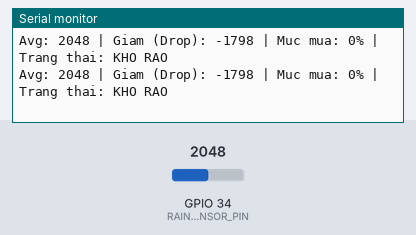
Recording of a sketch running on a simulated ESP32. Shown: the last lines printed to the serial monitor. The test bench sets the inputs (shaded band); at power-on: GPIO 34 (RAIN_SENSOR_PIN) = 2048 (analog values on the 0–4095 scale).

Above: at 1.7 s.
1.8 s: GPIO 34 (RAIN_SENSOR_PIN) set to 177
At 2.25 s:
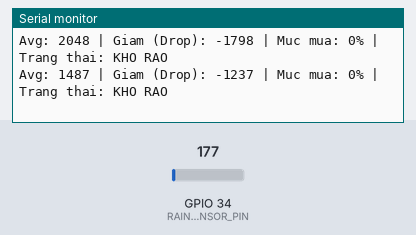
3.3 s: GPIO 34 (RAIN_SENSOR_PIN) set to 151
At 4.95 s:
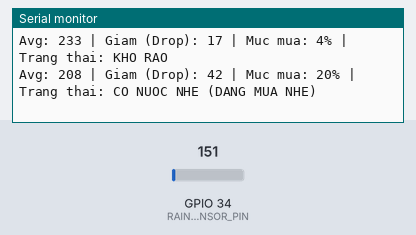
Timing chart, 0 to 6.5 s (numbered marks = the images above; inputs shaded):
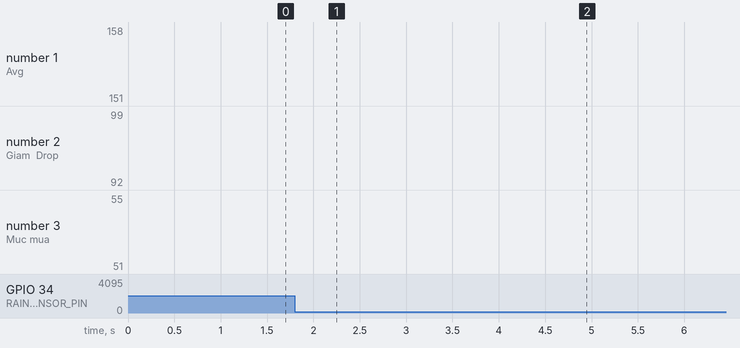

The sketch:

rain_sensor_code.ino
```cpp
const int RAIN_SENSOR_PIN = 34;

// --- HIEU CHINH CHO BUOI THUYET TRINH (XIT NHE NUOC) ---
// Gia tri Avg khi cam bien KHO RAO (so cao hon)
int dryAvg = 250;

// Gia tri Avg khi XIT NHE NUOC (so thap hon, dat cao hon 0 mot chut de nhay khi xit it)
int wetAvg = 80;

// Nguong phat hien mua tinh theo muc giam (drop = dryAvg - avgVal)
// Xit nhe drop tang len -> vuot qua RAIN_DROP_THRESHOLD se bao DANG MUA
const int RAIN_DROP_THRESHOLD = 35;

float smoothAvg = 0;
bool hasInit = false;

void setup() {
  Serial.begin(115200);
  delay(500);

  analogReadResolution(12);
  analogSetPinAttenuation(RAIN_SENSOR_PIN, ADC_11db);

  Serial.println("=== TEST CAM BIEN MUA MKE-S12 (XIT NUOC GIAM VE 0 = DANG MUA) ===");
}

void loop() {
  const int SAMPLES = 12;
  long sum = 0;

  for (int i = 0; i < SAMPLES; i++) {
    sum += analogRead(RAIN_SENSOR_PIN);
    delay(4);
  }

  int rawAvg = sum / SAMPLES;

  // Loc lam muot (EMA) de giam cac cu nhay so dot ngot
  if (!hasInit) {
    smoothAvg = rawAvg;
    hasInit = true;
  } else {
    smoothAvg = (0.7f * smoothAvg) + (0.3f * rawAvg);
  }

  int currentAvg = (int)round(smoothAvg);

  // Khi xit nuoc, currentAvg giam xuong -> drop (muc giam) tang len
  int drop = dryAvg - currentAvg;
  int span = max(1, dryAvg - wetAvg);

  int rainPercent = 0;
  if (drop > 10) {
    rainPercent = map(drop, 10, span, 0, 100);
    rainPercent = constrain(rainPercent, 0, 100);
  }

  String status;
  if (drop < RAIN_DROP_THRESHOLD) {
    status = "KHO RAO";
  } else if (rainPercent < 50) {
    status = "CO NUOC NHE (DANG MUA NHE)";
  } else {
    status = "DANG MUA";
  }

  Serial.print("Avg: ");
  Serial.print(currentAvg);
  Serial.print(" | Giam (Drop): ");
  Serial.print(drop);
  Serial.print(" | Muc mua: ");
  Serial.print(rainPercent);
  Serial.print("% | Trang thai: ");
  Serial.println(status);

  delay(250);
}
```

Measured:
- the behaviour switches between 163 and 162 on GPIO 34 (RAIN_SENSOR_PIN) (found by bisection; images 1 and 2)
- after the input at 1.8 s, the serial monitor: prints a new line after 0.25 s (image 1)
- after the input at 3.3 s, the serial monitor: prints a new line after 0.25 s (image 2)
